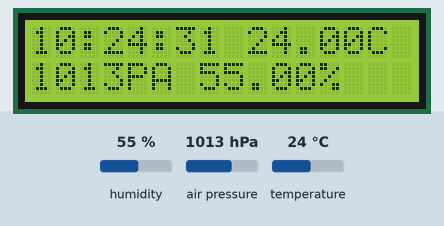
The sketch below on a simulated Arduino Uno, built with avr-gcc and run on an emulated ATmega328P. Shown: 16×2 character LCD. The inputs (shaded band) are chosen by the test bench; at power-on: air pressure 1013 hPa, humidity 55 %, temperature 24 °C. The local clock reads 2024-03-15 10:24:30 at power-on unless the sketch sets it; what the sketch prints to the serial monitor is not drawn.

Above: at 1.2 s.
1.3 s: air pressure set to 952 hPa
At 3.1 s:
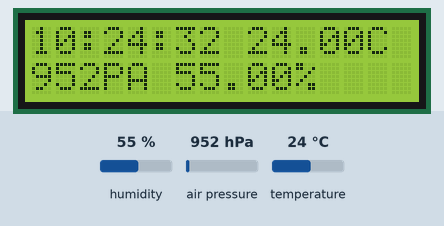
7.5 s: humidity set to 22 %
At 8.9 s:
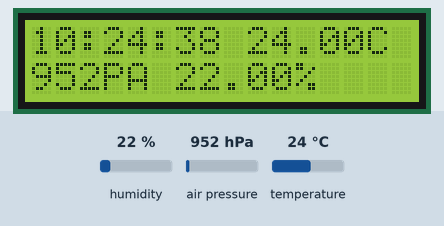
11.2 s: temperature set to 12 °C
At 13.7 s:
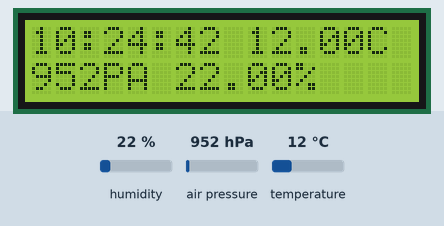
15.4 s: air pressure set to 975 hPa
At 16.9 s:
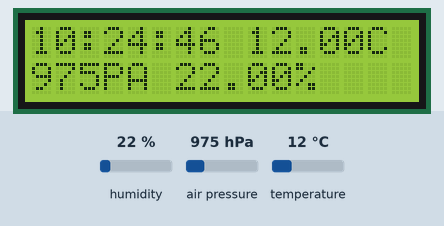
18.6 s: humidity set to 40 %
At 19.7 s:
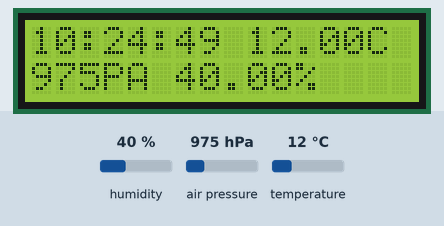
21.8 s: air pressure set to 1000 hPa
At 23.0 s:
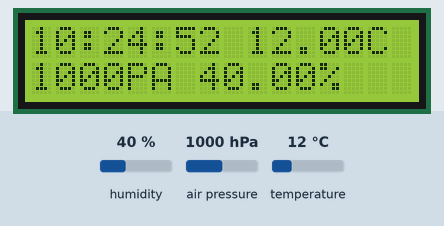
Timing chart, 0 to 24.8 s (numbered marks = the images above; inputs shaded):
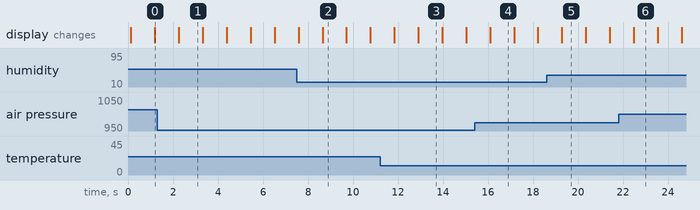

The sketch:

sketch.ino
```cpp
#include <DHT.h>
#include <LiquidCrystal_I2C.h>
#include <RTClib.h>
#include "Adafruit_BMP085_U.h"

DHT dht(2, DHT22);
LiquidCrystal_I2C lcd(0x27, 16, 2);  // Убедитесь, что адрес правильный, например, 0x3F, 0x27
RTC_DS1307 rtc;
Adafruit_BMP085_Unified bmp;

float hum, temp;
int h, m, s;
long pres;  // Тип long для давления

void setup() {
  Serial.begin(9600);  // Для отладки через Serial Monitor

  dht.begin();
  rtc.begin();
  bmp.begin();  // Инициализация датчика BMP085
  lcd.init();
  lcd.backlight();

  // Выводим на Serial Monitor для проверки
  Serial.println("Setup Complete.");
}

void loop() {
  hum  =  dht.readHumidity();
  temp = dht.readTemperature();

  // Получаем данные о давлении
  sensors_event_t event;
  bmp.getEvent(&event);  // Получаем событие от BMP085
  if (event.pressure) {
    pres = event.pressure;  // Получаем давление, если оно доступно
  }

  // Получаем текущее время
  DateTime now = rtc.now();
  h = now.hour();
  m = now.minute();
  s = now.second();

  // Отладка: выводим данные на Serial Monitor
  Serial.print("Time: ");
  Serial.print(h);
  Serial.print(":");
  Serial.print(m);
  Serial.print(":");
  Serial.println(s);
  Serial.print("Temp: ");
  Serial.print(temp);
  Serial.println(" C");
  Serial.print("Pressure: ");
  Serial.print(pres);
  Serial.println(" PA");
  Serial.print("Humidity: ");
  Serial.print(hum);
  Serial.println(" %");

  // Вывод на LCD
  lcd.clear();  // Очищаем экран перед выводом новых данных
  lcd.setCursor(0, 0);
  lcd.print(h);
  lcd.print(":");
  lcd.print(m);
  lcd.print(":");
  lcd.print(s);
  lcd.print(" ");
  lcd.print(temp);
  lcd.print("C");

  lcd.setCursor(0, 1);
  lcd.print(pres);
  lcd.print("PA ");
  lcd.print(hum);
  lcd.print("%");

  delay(1000);  // Обновление данных каждую секунду
}
```

Measured:
- what the display in image 1 shows lasts 1.0 s, from 2.3 s to 3.3 s
